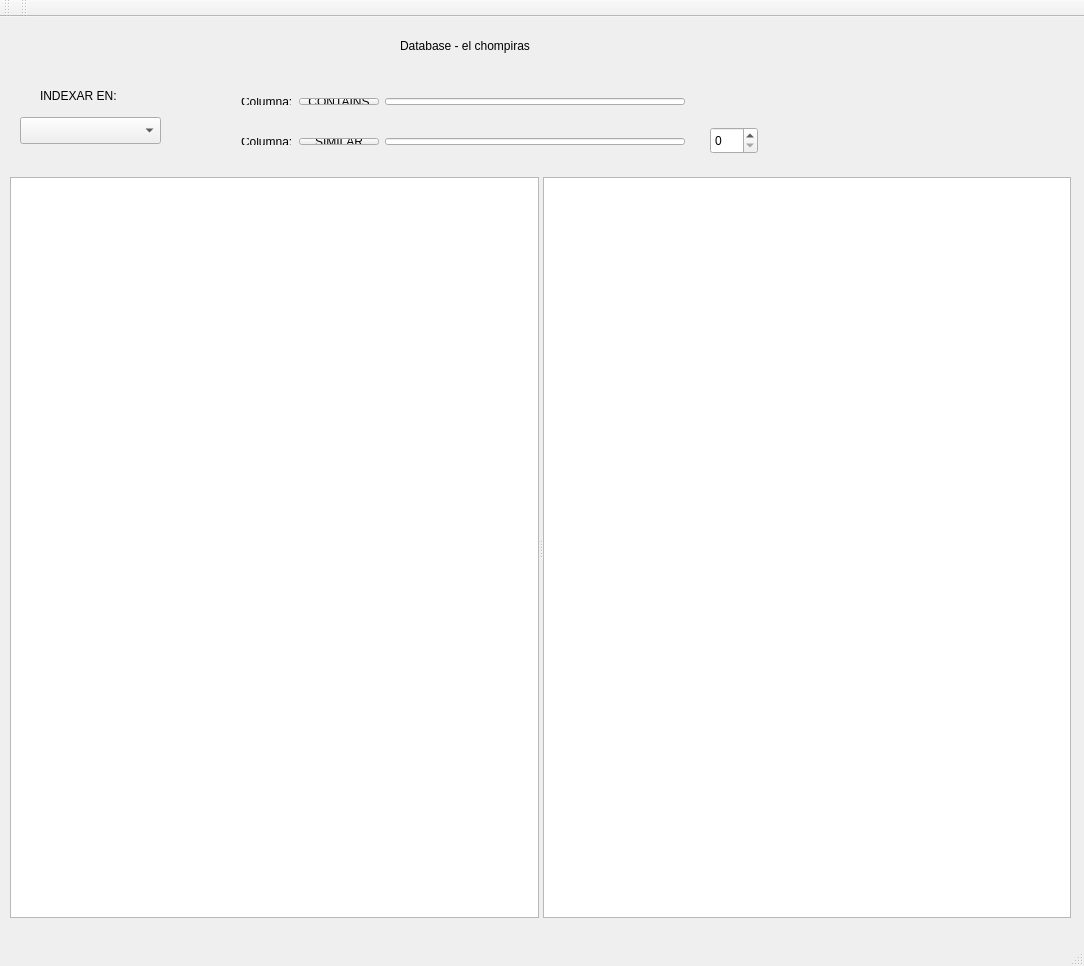
<?xml version="1.0" encoding="UTF-8"?>
<ui version="4.0">
 <class>MainWindow</class>
 <widget class="QMainWindow" name="MainWindow">
  <property name="geometry">
   <rect>
    <x>0</x>
    <y>0</y>
    <width>1084</width>
    <height>966</height>
   </rect>
  </property>
  <property name="windowTitle">
   <string>MainWindow</string>
  </property>
  <widget class="QWidget" name="centralWidget">
   <widget class="QWidget" name="layoutWidget">
    <property name="geometry">
     <rect>
      <x>230</x>
      <y>110</y>
      <width>466</width>
      <height>29</height>
     </rect>
    </property>
    <layout class="QHBoxLayout" name="horizontalLayout_2">
     <item>
      <widget class="QLabel" name="label_similar">
       <property name="text">
        <string>Columna:</string>
       </property>
      </widget>
     </item>
     <item>
      <widget class="QPushButton" name="pushButton_similar">
       <property name="text">
        <string>SIMILAR</string>
       </property>
      </widget>
     </item>
     <item>
      <widget class="QLineEdit" name="lineEdit_similar"/>
     </item>
    </layout>
   </widget>
   <widget class="QLabel" name="label">
    <property name="geometry">
     <rect>
      <x>400</x>
      <y>20</y>
      <width>211</width>
      <height>17</height>
     </rect>
    </property>
    <property name="text">
     <string>Database - el chompiras</string>
    </property>
   </widget>
   <widget class="QSpinBox" name="spinBox_similar_distance">
    <property name="geometry">
     <rect>
      <x>710</x>
      <y>110</y>
      <width>48</width>
      <height>27</height>
     </rect>
    </property>
   </widget>
   <widget class="QWidget" name="layoutWidget">
    <property name="geometry">
     <rect>
      <x>230</x>
      <y>70</y>
      <width>466</width>
      <height>29</height>
     </rect>
    </property>
    <layout class="QHBoxLayout" name="horizontalLayout">
     <item>
      <widget class="QLabel" name="label_contains">
       <property name="text">
        <string>Columna:</string>
       </property>
      </widget>
     </item>
     <item>
      <widget class="QPushButton" name="pushButton_contains">
       <property name="text">
        <string>CONTAINS</string>
       </property>
      </widget>
     </item>
     <item>
      <widget class="QLineEdit" name="lineEdit_contains"/>
     </item>
    </layout>
   </widget>
   <widget class="QSplitter" name="splitter">
    <property name="geometry">
     <rect>
      <x>10</x>
      <y>160</y>
      <width>1061</width>
      <height>741</height>
     </rect>
    </property>
    <property name="orientation">
     <enum>Qt::Horizontal</enum>
    </property>
    <widget class="QTableView" name="tableViewDB"/>
    <widget class="QTableView" name="tableViewRespuesta"/>
   </widget>
   <widget class="QComboBox" name="comboBox_index">
    <property name="geometry">
     <rect>
      <x>20</x>
      <y>100</y>
      <width>141</width>
      <height>27</height>
     </rect>
    </property>
   </widget>
   <widget class="QLabel" name="label_index">
    <property name="geometry">
     <rect>
      <x>40</x>
      <y>70</y>
      <width>111</width>
      <height>17</height>
     </rect>
    </property>
    <property name="text">
     <string>INDEXAR EN:</string>
    </property>
   </widget>
  </widget>
  <widget class="QMenuBar" name="menuBar">
   <property name="geometry">
    <rect>
     <x>0</x>
     <y>0</y>
     <width>1084</width>
     <height>25</height>
    </rect>
   </property>
  </widget>
  <widget class="QToolBar" name="mainToolBar">
   <attribute name="toolBarArea">
    <enum>TopToolBarArea</enum>
   </attribute>
   <attribute name="toolBarBreak">
    <bool>false</bool>
   </attribute>
  </widget>
  <widget class="QStatusBar" name="statusBar"/>
  <widget class="QToolBar" name="toolBar">
   <property name="windowTitle">
    <string>toolBar</string>
   </property>
   <attribute name="toolBarArea">
    <enum>TopToolBarArea</enum>
   </attribute>
   <attribute name="toolBarBreak">
    <bool>false</bool>
   </attribute>
  </widget>
 </widget>
 <layoutdefault spacing="6" margin="11"/>
 <resources/>
 <connections/>
</ui>
